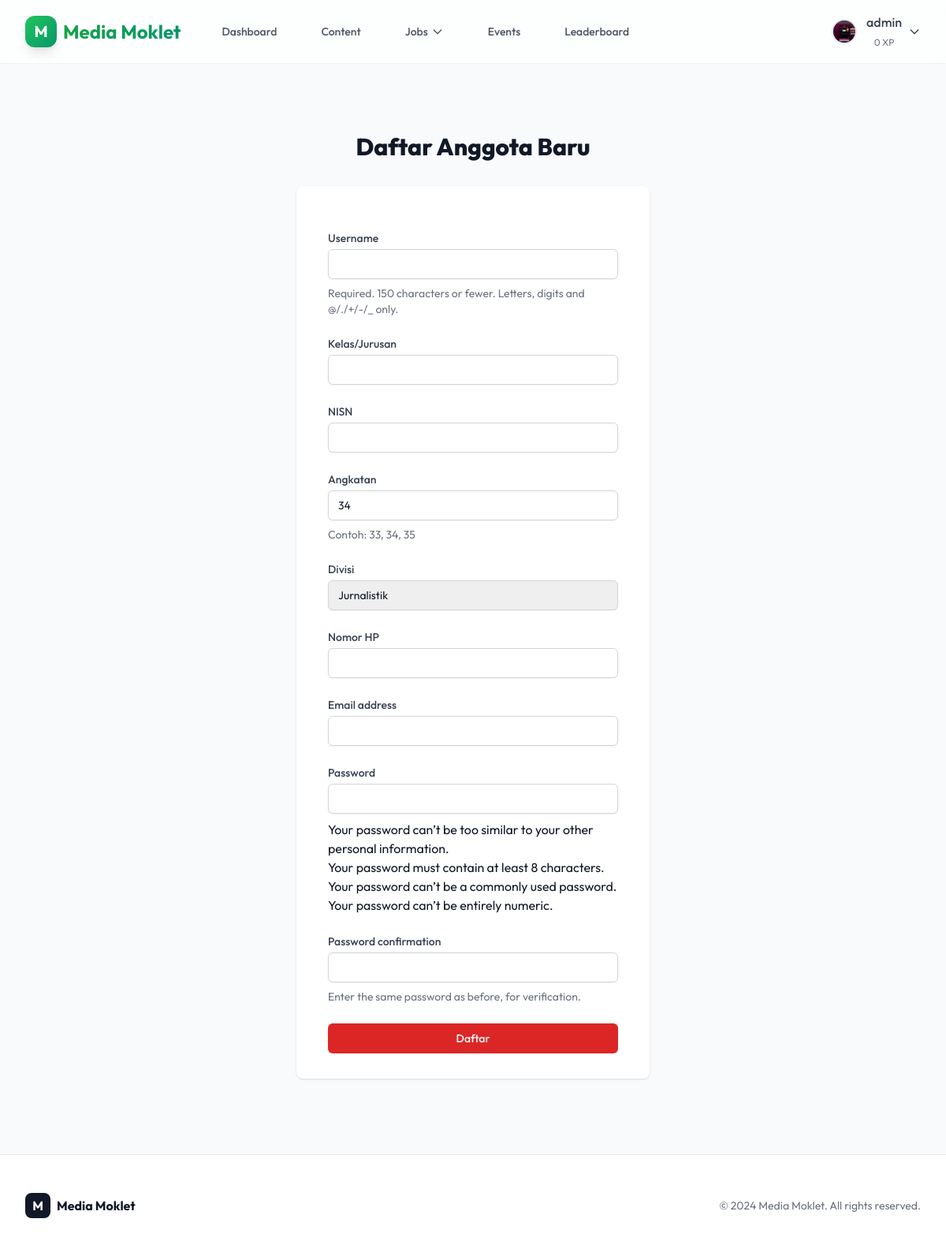
The app's page /auth/register/ (signed in) with its own data.
### users/models.py (models this page shows, shortened)
class User(AbstractUser):
    class Division(models.TextChoices):
        JOURNALISM = 'JOURNALISM', 'Jurnalistik'
        DESIGN = 'DESIGN', 'Design'
        PHOTOGRAPHY = 'PHOTOGRAPHY', 'Fotografi'
    class Role(models.TextChoices):
        PIC_DIVISI = 'PIC_DIVISI', 'PIC Divisi'
        KETUA = 'KETUA', 'Ketua Media Moklet'
        WAKA = 'WAKA', 'Wakil Ketua'
        SEKRETARIS = 'SEKRETARIS', 'Sekretaris'
        MEMBER = 'MEMBER', 'Anggota'
    class_name = models.CharField(max_length=50, verbose_name="Kelas/Jurusan")
    nisn = models.CharField(max_length=20, unique=True, verbose_name="NISN")
    angkatan = models.IntegerField(default=34, verbose_name="Angkatan", help_text="Contoh: 33, 34, 35")
    division = models.CharField(
        max_length=20,
        choices=Division.choices,
        default=Division.JOURNALISM,
        verbose_name="Divisi"
    )
    role = models.CharField(
        max_length=20,
        choices=Role.choices,
        default=Role.MEMBER,
        verbose_name="Role/Jabatan"
    )
    phone_number = models.CharField(max_length=15, blank=True, null=True, verbose_name="Nomor HP")
    is_verified = models.BooleanField(default=False, verbose_name="Terverifikasi")
    profile_photo = models.ImageField(upload_to='profile_photos/', blank=True, null=True, verbose_name="Foto Profil")
    badges = models.ManyToManyField(Badge, blank=True, related_name='users', verbose_name="Badges")
    points = models.IntegerField(default=0)

### users/views.py (the view)
# urls.py: path('register/', views.register, name='register'),
def register(request):
    if request.method == 'POST':
        form = CustomUserCreationForm(request.POST)
        if form.is_valid():
            user = form.save()
            login(request, user)
            return redirect('home')
    else:
        form = CustomUserCreationForm()
    return render(request, 'users/register.html', {'form': form})

### users/forms.py
class CustomUserCreationForm(UserCreationForm):
    class Meta(UserCreationForm.Meta):
        model = User
        fields = UserCreationForm.Meta.fields + ('class_name', 'nisn', 'angkatan', 'division', 'phone_number', 'email')

### users/templates/users/register.html (shortened to what this page needs)
{% extends 'core/base.html' %}
{% block content %}
<div class="min-h-full flex flex-col justify-center py-12 sm:px-6 lg:px-8">
    <div class="sm:mx-auto sm:w-full sm:max-w-md">
        <h2 class="mt-6 text-center text-3xl font-extrabold text-gray-900">
            Daftar Anggota Baru
        </h2>
    </div>
    <div class="mt-8 sm:mx-auto sm:w-full sm:max-w-md">
        <div class="bg-white py-8 px-4 shadow sm:rounded-lg sm:px-10">
            <form class="space-y-6" action="" method="POST">
                {% for field in form %}
                <div>
                    <label for="{{ field.id_for_label }}" class="block text-sm font-medium text-gray-700">
                        {{ field.label }}
                    </label>
                    <div class="mt-1">
                        {{ field }}
                    </div>
                    {% if field.help_text %}
                    <p class="mt-2 text-sm text-gray-500">{{ field.help_text }}</p>
                    {% endif %}
                </div>
                {% endfor %}
                <div>
                    <button type="submit"
                        class="w-full flex justify-center py-2 px-4 border border-transparent rounded-md shadow-sm text-sm font-medium text-white bg-red-600 hover:bg-red-700 focus:outline-none focus:ring-2 focus:ring-offset-2 focus:ring-red-500">
                        Daftar
                    </button>
                </div>
            </form>
        </div>
    </div>
</div>
{% endblock %}

### core/templates/core/base.html (shortened to what this page needs)
{% load static %}
<!DOCTYPE html>
<html lang="en" class="scroll-smooth">
<head>
    <script src="https://cdn.tailwindcss.com"></script>
</head>
<body class="bg-gray-50 text-gray-900 min-h-screen flex flex-col">
    <nav class="fixed w-full z-50 glass border-b border-gray-200/50 transition-all duration-300"
        x-data="{ scrolled: false }" @scroll.window="scrolled = (window.pageYOffset > 20)">
        <div class="max-w-7xl mx-auto px-4 sm:px-6 lg:px-8">
            <div class="flex justify-between h-20">
                <div class="flex items-center">
                    <a href="{% url 'home' %}" class="flex items-center gap-2 group">
                        <div
                            class="w-10 h-10 bg-gradient-to-br from-green-500 to-emerald-600 rounded-xl flex items-center justify-center text-white font-bold text-xl shadow-lg group-hover:scale-110 transition-transform">
                            M
                        </div>
                        <span
                            class="text-2xl font-bold bg-clip-text text-transparent bg-gradient-to-r from-green-600 to-emerald-600">Media
                            Moklet</span>
                    </a>
                    <div class="hidden md:ml-10 md:flex md:space-x-8">
                        {% if user.is_authenticated %}
                        <a href="{% url 'profile' %}"
                            class="text-gray-600 hover:text-primary-600 px-3 py-2 rounded-md text-sm font-medium transition-colors">Dashboard</a>
                        <a href="{% url 'cms_dashboard' %}"
                            class="text-gray-600 hover:text-primary-600 px-3 py-2 rounded-md text-sm font-medium transition-colors">Content</a>
                        <div class="relative" x-data="{ open: false }">
                            <button @click="open = !open" @click.away="open = false"
                                class="text-gray-600 hover:text-primary-600 px-3 py-2 rounded-md text-sm font-medium transition-colors flex items-center gap-1">
                                Jobs
                                <svg class="w-4 h-4" fill="none" stroke="currentColor" viewBox="0 0 24 24">
                                    <path stroke-linecap="round" stroke-linejoin="round" stroke-width="2"
                                        d="M19 9l-7 7-7-7"></path>
                                </svg>
                            </button>
                        </div>
                        <a href="{% url 'event_list' %}"
                            class="text-gray-600 hover:text-primary-600 px-3 py-2 rounded-md text-sm font-medium transition-colors">Events</a>
                        <a href="{% url 'leaderboard' %}"
                            class="text-gray-600 hover:text-primary-600 px-3 py-2 rounded-md text-sm font-medium transition-colors">Leaderboard</a>
                        {% endif %}
                    </div>
                </div>
                <div class="flex items-center space-x-4">
                    {% if user.is_authenticated %}
                    <div class="relative" x-data="{ open: false }">
                        <button @click="open = !open" @click.away="open = false"
                            class="flex items-center space-x-3 text-gray-700 hover:text-primary-600 focus:outline-none group">
                            {% if user.profile_photo %}
                            <img src="{{ user.profile_photo.url }}" alt="{{ user.username }}"
                                class="w-8 h-8 rounded-full object-cover border-2 border-gray-200 group-hover:border-primary-500 transition-colors">
                            {% else %}
                            <div
                                class="w-8 h-8 rounded-full bg-gradient-to-br from-green-400 to-emerald-600 flex items-center justify-center text-white text-sm font-bold border-2 border-gray-200 group-hover:border-primary-500 transition-colors">
                                {{ user.get_initials }}
                            </div>
                            {% endif %}
                            <div class="flex items-center gap-2">
                                <div>
                                    <span class="font-medium block">{{ user.username }}</span>
                                    <span class="text-xs text-gray-500">{{ user.points }} XP</span>
                                </div>
                                <svg class="w-4 h-4" fill="none" stroke="currentColor" viewBox="0 0 24 24">
                                    <path stroke-linecap="round" stroke-linejoin="round" stroke-width="2"
                                        d="M19 9l-7 7-7-7"></path>
                                </svg>
                            </div>
                        </button>
                    </div>
                    {% endif %}
                </div>
            </div>
        </div>
    </nav>
    <main class="flex-grow pt-24 pb-12 px-4 sm:px-6 lg:px-8 max-w-7xl mx-auto w-full">
        {% block content %}
        {% endblock %}
    </main>
    <footer class="bg-white border-t border-gray-200 mt-auto">
        <div class="max-w-7xl mx-auto py-12 px-4 sm:px-6 lg:px-8">
            <div class="flex justify-between items-center">
                <div class="flex items-center gap-2">
                    <div class="w-8 h-8 bg-gray-900 rounded-lg flex items-center justify-center text-white font-bold">M
                    </div>
                    <span class="text-gray-900 font-bold">Media Moklet</span>
                </div>
                <p class="text-gray-500 text-sm">© 2024 Media Moklet. All rights reserved.</p>
            </div>
        </div>
    </footer>
</body>
</html>

### core/templates/core/base.html (style rules this page uses)
body { font-family: 'Outfit', sans-serif; }
.glass { background: rgba(255, 255, 255, 0.7); backdrop-filter: blur(10px); -webkit-backdrop-filter: blur(10px); }

### records on screen
User: profile_photo (picture), username "admin", points "0"

### other values on screen
{{ field.label }} "Username" "Kelas/Jurusan" "NISN" "Angkatan" "Divisi" "Nomor HP" "Email address" "Password" "Password confirmation"
{{ field.help_text }} "Required. 150 characters or fewer. Letters, digits and @/./+/-/_ only." "Contoh: 33, 34, 35" "Enter the same password as before, for verification."
